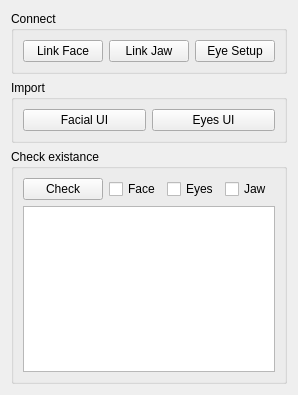
<?xml version="1.0" encoding="UTF-8"?>
<ui version="4.0">
 <class>Form</class>
 <widget class="QWidget" name="Form">
  <property name="geometry">
   <rect>
    <x>0</x>
    <y>0</y>
    <width>277</width>
    <height>395</height>
   </rect>
  </property>
  <property name="windowTitle">
   <string>Form</string>
  </property>
  <layout class="QVBoxLayout" name="verticalLayout_3">
   <item>
    <widget class="QGroupBox" name="LinkBox">
     <property name="title">
      <string>Connect</string>
     </property>
     <layout class="QVBoxLayout" name="verticalLayout_2">
      <item>
       <layout class="QHBoxLayout" name="horizontalLayout_2">
        <item>
         <widget class="QPushButton" name="LinkFaceBtn">
          <property name="text">
           <string>Link Face</string>
          </property>
         </widget>
        </item>
        <item>
         <widget class="QPushButton" name="LinkJawBtn">
          <property name="text">
           <string>Link Jaw</string>
          </property>
         </widget>
        </item>
        <item>
         <widget class="QPushButton" name="EyeSetUpBtn">
          <property name="text">
           <string>Eye Setup</string>
          </property>
         </widget>
        </item>
       </layout>
      </item>
     </layout>
    </widget>
   </item>
   <item>
    <widget class="QGroupBox" name="ImportBox">
     <property name="title">
      <string>Import</string>
     </property>
     <layout class="QHBoxLayout" name="horizontalLayout_3">
      <item>
       <widget class="QPushButton" name="ImpCtrlsFacialBtn">
        <property name="text">
         <string>Facial UI</string>
        </property>
       </widget>
      </item>
      <item>
       <widget class="QPushButton" name="ImpCtrlEyeBtn">
        <property name="text">
         <string>Eyes UI</string>
        </property>
       </widget>
      </item>
     </layout>
    </widget>
   </item>
   <item>
    <widget class="QGroupBox" name="CheckExistance">
     <property name="title">
      <string>Check existance</string>
     </property>
     <layout class="QVBoxLayout" name="verticalLayout">
      <item>
       <layout class="QHBoxLayout" name="horizontalLayout">
        <item>
         <widget class="QPushButton" name="CheckBtn">
          <property name="text">
           <string>Check</string>
          </property>
         </widget>
        </item>
        <item>
         <widget class="QCheckBox" name="FaceChk">
          <property name="text">
           <string>Face</string>
          </property>
         </widget>
        </item>
        <item>
         <widget class="QCheckBox" name="EyeChk">
          <property name="text">
           <string>Eyes</string>
          </property>
         </widget>
        </item>
        <item>
         <widget class="QCheckBox" name="JawChk">
          <property name="text">
           <string>Jaw</string>
          </property>
         </widget>
        </item>
       </layout>
      </item>
      <item>
       <widget class="QListWidget" name="NodesQList"/>
      </item>
     </layout>
    </widget>
   </item>
  </layout>
 </widget>
 <resources/>
 <connections/>
</ui>
